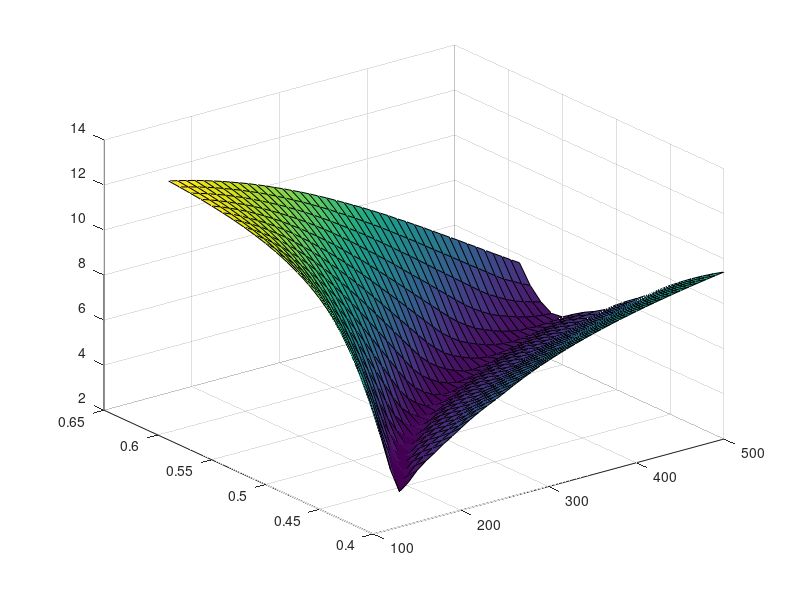
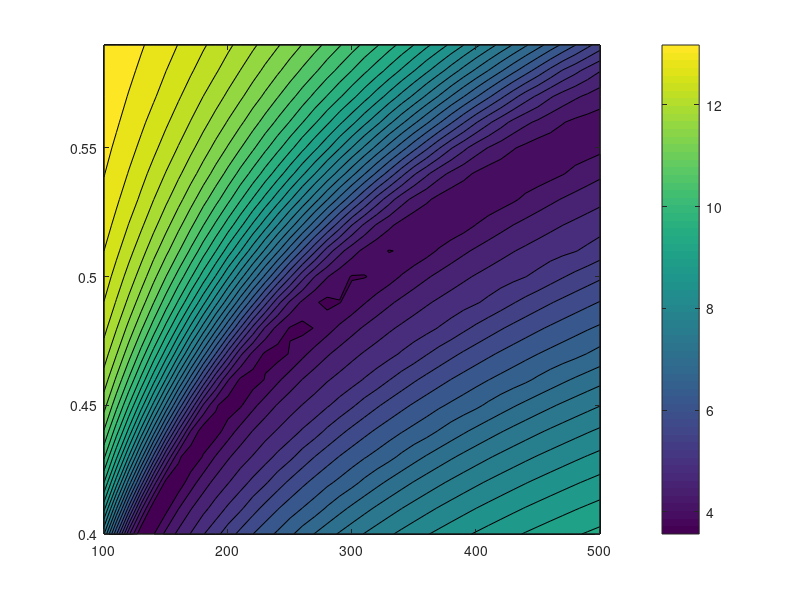

Write the MATLAB code that produced these figures, in order.
MapF = csvread('mapF.csv');
MapF = MapF(:, 2:end);
%MapK = csvread('mapkM.csv');
[K, M]=meshgrid(100:10:500,0.4:0.01:0.59);
figure
surf(K, M, MapF())
figure
contourf(K, M, MapF, 30)
colorbar;
title('');
xlabel('');
ylabel('');